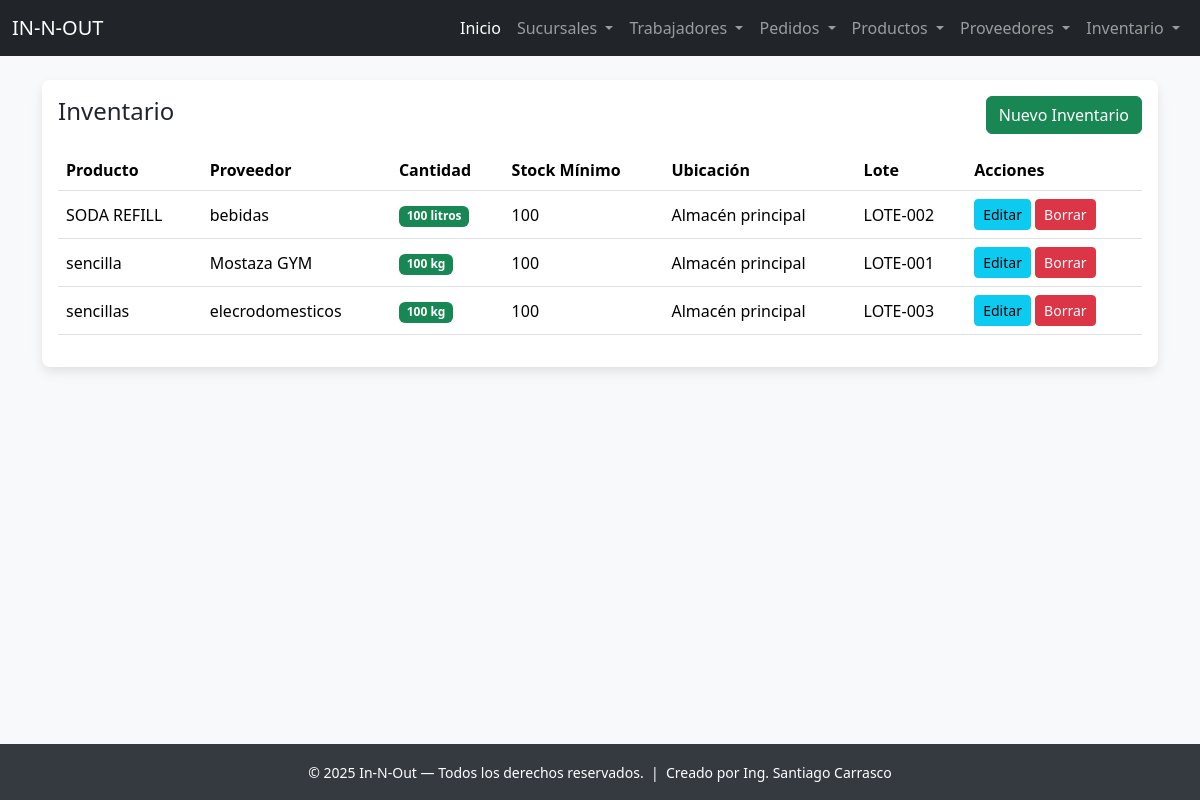
/inventario/ver/, run on the app's committed database.
### app_InNOut/models.py (models this page shows, shortened)
class Inventario(models.Model):
    producto = models.ForeignKey(Producto, on_delete=models.CASCADE, related_name="inventarios")
    proveedor = models.ForeignKey(Proveedor, on_delete=models.CASCADE, related_name="inventarios")
    cantidad = models.PositiveIntegerField()
    unidad_medida = models.CharField(max_length=20, default="unidades")
    stock_minimo = models.PositiveIntegerField(default=10)
    ubicacion = models.CharField(max_length=50, default="Almacén principal")
    fecha_ultima_actualizacion = models.DateTimeField(auto_now=True)
    lote = models.CharField(max_length=50, blank=True)

class Producto(models.Model):
    CATEGORIAS = [
        ('HAMBURGUESAS', 'Hamburguesas'),
        ('BEBIDAS', 'Bebidas'),
        ('PAPAS', 'Papas'),
        ('POSTRES', 'Postres'),
        ('COMBOS', 'Combos'),
    ]
    nombre = models.CharField(max_length=100)
    descripcion = models.TextField(blank=True)
    categoria = models.CharField(max_length=20, choices=CATEGORIAS)
    precio = models.DecimalField(max_digits=6, decimal_places=2)
    costo = models.DecimalField(max_digits=6, decimal_places=2, default=0)
    disponible = models.BooleanField(default=True)
    imagen = models.CharField(max_length=200, blank=True, help_text="URL de la imagen")
    fecha_creacion = models.DateTimeField(auto_now_add=True)

class Proveedor(models.Model):
    nombre_empresa = models.CharField(max_length=100)
    contacto = models.CharField(max_length=100)
    telefono = models.CharField(max_length=20)
    email = models.EmailField()
    direccion = models.TextField()
    tipo_proveedor = models.CharField(max_length=50, choices=[
        ('ALIMENTOS', 'Alimentos'),
        ('BEBIDAS', 'Bebidas'),
        ('LIMPIEZA', 'Limpieza'),
        ('EQUIPOS', 'Equipos')
    ])
    activo = models.BooleanField(default=True)
    fecha_registro = models.DateField(auto_now_add=True)

### app_InNOut/views.py (the view)
# urls.py: path('inventario/ver/', views.ver_inventarios, name='ver_inventarios'),
def ver_inventarios(request):
    inventarios = Inventario.objects.all().order_by('producto__nombre')
    return render(request, 'inventario/ver_inventarios.html', {'inventarios': inventarios})

### app_InNOut/templates/inventario/ver_inventarios.html (shortened to what this page needs)
{% extends "base.html" %}
{% block content %}
<div class="card card-soft p-3">
  <div class="d-flex justify-content-between align-items-center mb-3">
    <h4>Inventario</h4>
    <a class="btn btn-success" href="{% url 'agregar_inventario' %}">
       Nuevo Inventario
    </a>
  </div>
  <table class="table table-hover align-middle">
    <thead>
      <tr>
        <th>Producto</th>
        <th>Proveedor</th>
        <th>Cantidad</th>
        <th>Stock Mínimo</th>
        <th>Ubicación</th>
        <th>Lote</th>
        <th>Acciones</th>
      </tr>
    </thead>
    <tbody>
      {% for inventario in inventarios %}
      <tr>
        <td>{{ inventario.producto.nombre }}</td>
        <td>{{ inventario.proveedor.nombre_empresa }}</td>
        <td>
          <span class="badge {% if inventario.cantidad < inventario.stock_minimo %}bg-danger{% else %}bg-success{% endif %}">
            {{ inventario.cantidad }} {{ inventario.unidad_medida }}
          </span>
        </td>
        <td>{{ inventario.stock_minimo }}</td>
        <td>{{ inventario.ubicacion }}</td>
        <td>{{ inventario.lote|default:"N/A" }}</td>
        <td>
          <a class="btn btn-sm btn-info" href="{% url 'actualizar_inventario' inventario.id %}">Editar</a>
          <a class="btn btn-sm btn-danger" href="{% url 'borrar_inventario' inventario.id %}">Borrar</a>
        </td>
      </tr>
      {% empty %}
      <tr><td colspan="7" class="text-center">No hay registros en el inventario</td></tr>
      {% endfor %}
    </tbody>
  </table>
</div>
{% endblock %}

### app_InNOut/templates/base.html (style rules this page uses)
body { background-color: #f8f9fa; padding-top: 56px; padding-bottom: 60px; }
.card-soft { box-shadow: 0 4px 8px 0 rgba(0,0,0,0.05), 0 6px 15px 0 rgba(0,0,0,0.05); border: none; border-radius: .5rem; }

### data on the page
Inventario: producto.nombre "SODA REFILL", proveedor.nombre_empresa "bebidas", cantidad "100", unidad_medida "litros", stock_minimo "100", ubicacion "Almacén principal", lote "LOTE-002"
Inventario: producto.nombre "sencilla", proveedor.nombre_empresa "Mostaza GYM", cantidad "100", unidad_medida "kg", stock_minimo "100", ubicacion "Almacén principal", lote "LOTE-001"
Inventario: producto.nombre "sencillas", proveedor.nombre_empresa "elecrodomesticos", cantidad "100", unidad_medida "kg", stock_minimo "100", ubicacion "Almacén principal", lote "LOTE-003"
